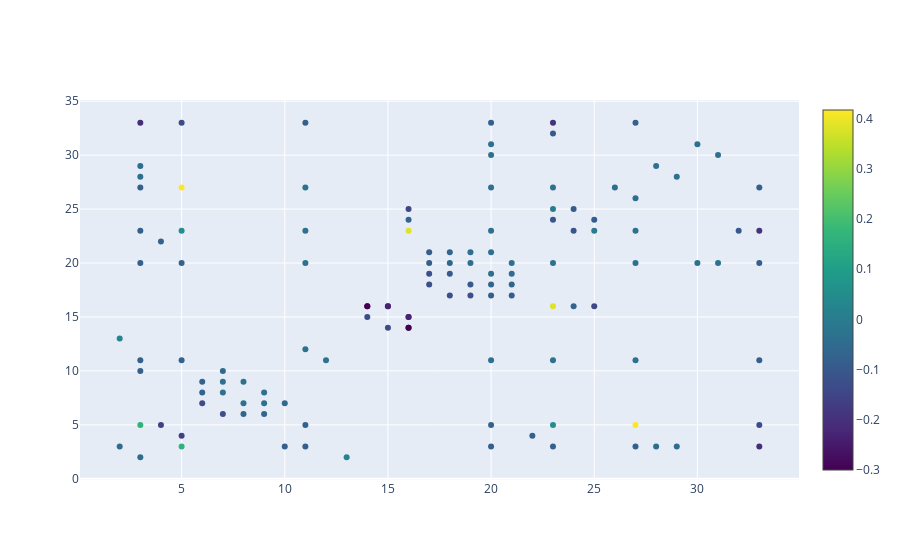

Source (notebook cell):
### Code cell
plot = go.Figure(data=[go.Scatter(
    x = dff['node1'].to_list(),
	y = dff['node2'].to_list(),
    mode = 'markers',
    marker=dict(
        color=dff['temporal_similarity'].to_list(),
        colorscale='Viridis',
        showscale=True
    )
)
])
                  
plot.show()
